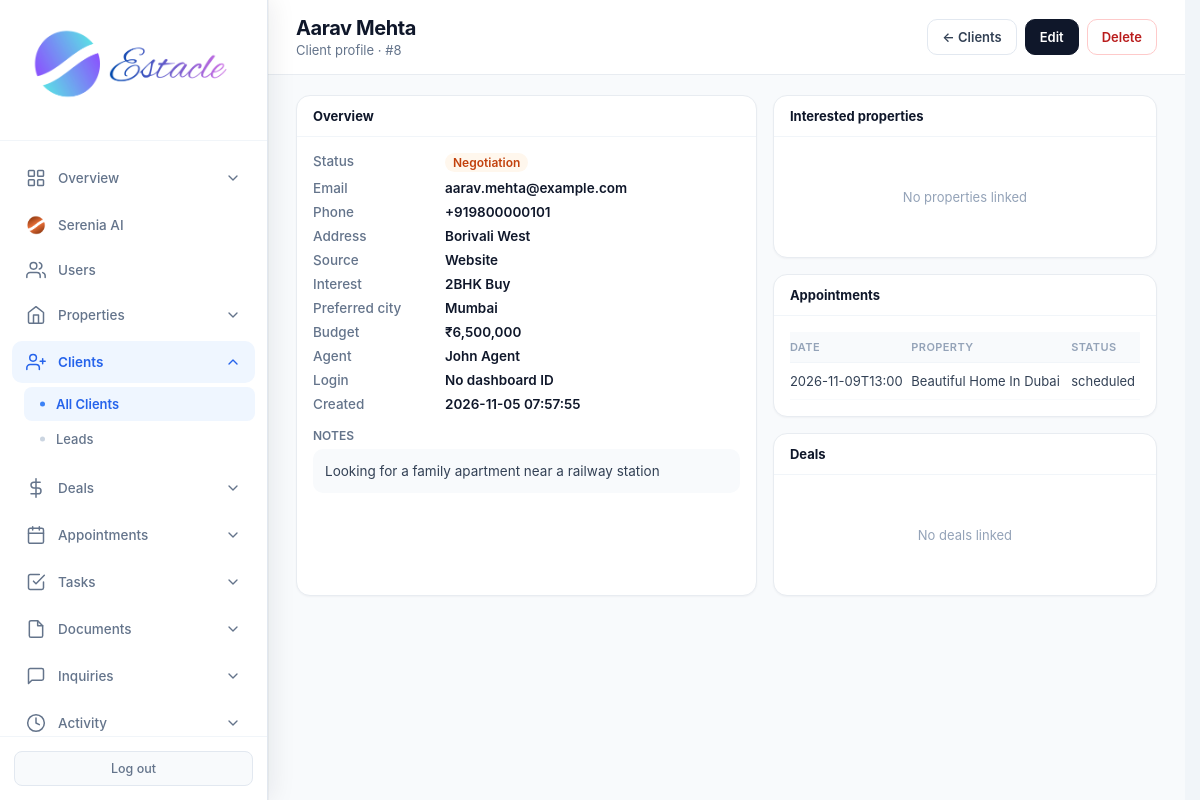
The page /admin/clients/8 (signed in) on the database its author committed.
### tables this page shows
CREATE TABLE clients (
            id INTEGER PRIMARY KEY AUTOINCREMENT,
            full_name TEXT NOT NULL,
            email TEXT,
            phone TEXT,
            status TEXT DEFAULT 'lead',
            notes TEXT,
            agent_id INTEGER,
            created_at TIMESTAMP DEFAULT CURRENT_TIMESTAMP, source TEXT, budget REAL, interest TEXT, preferred_city TEXT, address TEXT, updated_at TIMESTAMP, user_id INTEGER,
            FOREIGN KEY (agent_id) REFERENCES users (id)
        );

CREATE TABLE settings (
            key TEXT PRIMARY KEY,
            value TEXT
        );

CREATE TABLE users (
            id INTEGER PRIMARY KEY AUTOINCREMENT,
            email TEXT UNIQUE NOT NULL,
            password TEXT NOT NULL,
            full_name TEXT NOT NULL,
            role TEXT NOT NULL CHECK(role IN ('admin', 'agent', 'customer')),
            phone TEXT,
            created_at TIMESTAMP DEFAULT CURRENT_TIMESTAMP,
            is_active INTEGER DEFAULT 1
        , avatar TEXT, last_seen TIMESTAMP, job_title TEXT, department TEXT, employee_id TEXT, license_no TEXT, commission_rate REAL, alt_phone TEXT, address TEXT, city TEXT, state TEXT, country TEXT, postal_code TEXT, notes TEXT, hire_date TEXT, timezone TEXT);

CREATE TABLE appointments (
            id INTEGER PRIMARY KEY AUTOINCREMENT,
            client_id INTEGER,
            property_id INTEGER,
            agent_id INTEGER,
            appointment_date TIMESTAMP,
            status TEXT DEFAULT 'scheduled',
            notes TEXT,
            created_at TIMESTAMP DEFAULT CURRENT_TIMESTAMP, minutes_of_meeting TEXT,
            FOREIGN KEY (client_id) REFERENCES clients (id),
            FOREIGN KEY (property_id) REFERENCES properties (id),
            FOREIGN KEY (agent_id) REFERENCES users (id)
        );

CREATE TABLE properties (
            id INTEGER PRIMARY KEY AUTOINCREMENT,
            title TEXT NOT NULL,
            description TEXT,
            price REAL NOT NULL,
            property_type TEXT NOT NULL,
            status TEXT DEFAULT 'available',
            address TEXT,
            city TEXT,
            state TEXT,
            zip_code TEXT,
            bedrooms INTEGER,
            bathrooms REAL,
            area_sqft REAL,
            agent_id INTEGER,
            created_at TIMESTAMP DEFAULT CURRENT_TIMESTAMP, category TEXT DEFAULT "sale", listing_type TEXT DEFAULT "sale", floor TEXT, carpet_area REAL, furnishing TEXT, parking TEXT, amenities TEXT, seller_name TEXT, seller_phone TEXT, monthly_rent REAL, security_deposit REAL, maintenance REAL, per_sqft REAL, latitude TEXT, longitude TEXT, photos TEXT, year_built TEXT, facing TEXT, videos TEXT,
            FOREIGN KEY (agent_id) REFERENCES users (id)
        );

### routes/admin/clients.py (the view)
@admin.route('/admin/clients/<int:client_id>')
@login_required
@role_required('admin')
def admin_client_detail(client_id):
    db = get_db()
    migrate_db()
    client = db.execute(
        "SELECT c.*, u.full_name as agent_name, "
        "cu.email as login_email, cu.is_active as user_active, cu.id as linked_user_id "
        "FROM clients c "
        "LEFT JOIN users u ON c.agent_id = u.id "
        "LEFT JOIN users cu ON c.user_id = cu.id "
        "WHERE c.id = ?",
        (client_id,),
    ).fetchone()
    if not client:
        flash('Client not found.', 'danger')
        return redirect(url_for('admin.admin_clients'))
    appointments = db.execute(
        """SELECT a.*, p.title as property_title
           FROM appointments a
           LEFT JOIN properties p ON a.property_id = p.id
           WHERE a.client_id = ?
           ORDER BY a.appointment_date DESC LIMIT 20""",
        (client_id,),
    ).fetchall()
    deals = db.execute(
        "SELECT * FROM deals WHERE client_id = ? ORDER BY created_at DESC LIMIT 20",
        (client_id,),
    ).fetchall()
    interested = db.execute(
        """SELECT p.id, p.title, p.city, p.price, p.status, p.listing_type
           FROM client_properties cp
           JOIN properties p ON p.id = cp.property_id
           WHERE cp.client_id = ?
           ORDER BY p.title""",
        (client_id,),
    ).fetchall()
    currency = get_setting('currency', 'INR')
    return render_template(
        'admin_client_detail.html',
        client=client,
        appointments=appointments,
        deals=deals,
        interested=interested,
        currency=currency,
        format_money=format_money,
    )

### core/db.py (called while the page is built)
def get_db():
    if 'db' not in g:
        g.db = sqlite3.connect(current_app.config['DATABASE'])
        g.db.row_factory = sqlite3.Row
    return g.db

### core/helpers.py (called while the page is built)
def login_required(f):
    @wraps(f)
    def decorated_function(*args, **kwargs):
        if 'user_id' not in session:
            flash('Please log in to access this page.', 'warning')
            return redirect(url_for('auth.login'))
        return f(*args, **kwargs)
    return decorated_function

def role_required(*roles):
    def decorator(f):
        @wraps(f)
        def decorated_function(*args, **kwargs):
            if 'user_id' not in session:
                flash('Please log in to access this page.', 'warning')
                return redirect(url_for('auth.login'))
            if session.get('role') not in roles:
                flash('You do not have permission to access this page.', 'danger')
                return redirect(url_for('auth.role_redirect'))
            return f(*args, **kwargs)
        return decorated_function
    return decorator

def get_setting(key, default=''):
    db = get_db()
    row = db.execute('SELECT value FROM settings WHERE key = ?', (key,)).fetchone()
    return row['value'] if row else default

def format_money(amount, currency=None):
    if amount is None:
        return '—'
    currency = currency or get_setting('currency', 'INR')
    symbols = {'USD': '$', 'INR': '₹', 'AED': 'AED '}
    sym = symbols.get(currency, currency + ' ')
    try:
        return f"{sym}{float(amount):,.0f}"
    except (TypeError, ValueError):
        return str(amount)

### templates/admin_client_detail.html (shortened to what this page needs)
<!DOCTYPE html>
<html lang="en">
<head>
<link rel="stylesheet" href="{{ url_for('static', filename='css/admin.css') }}">
</head>
<body>
<div class="app-layout">
{% set active = 'clients' %}
{% include 'partials/admin_sidebar.html' %}
<main class="main-content">
<header class="top-bar dash-top">
  <div>
    <h1 class="page-title">{{ client.full_name }}</h1>
    <p class="page-subtitle">Client profile · #{{ client.id }}</p>
  </div>
  <div class="top-actions">
    <a href="{{ url_for('admin.admin_clients') }}" class="btn-pill">← Clients</a>
    <a href="{{ url_for('admin.admin_edit_client', client_id=client.id) }}" class="btn-pill primary">Edit</a>
    <form method="POST" action="{{ url_for('admin.admin_delete_client', client_id=client.id) }}" style="margin:0" onsubmit="return confirm('Delete this client?');">
      <button type="submit" class="btn-pill danger">Delete</button>
    </form>
  </div>
</header>
<div class="wrap">
  <div class="grid">
    <div class="card">
      <div class="card-hd">Overview</div>
      <div class="card-bd">
        <dl class="dl">
          <dt>Status</dt><dd><span class="badge {{ client.status }}">{{ client.status }}</span></dd>
          <dt>Email</dt><dd>{{ client.email or '—' }}</dd>
          <dt>Phone</dt><dd>{{ client.phone or '—' }}</dd>
          <dt>Address</dt><dd>{{ client.address or '—' }}</dd>
          <dt>Source</dt><dd>{{ client.source or '—' }}</dd>
          <dt>Interest</dt><dd>{{ client.interest or '—' }}</dd>
          <dt>Preferred city</dt><dd>{{ client.preferred_city or '—' }}</dd>
          <dt>Budget</dt><dd>{% if client.budget %}{{ format_money(client.budget, currency) }}{% else %}—{% endif %}</dd>
          <dt>Agent</dt><dd>{{ client.agent_name or 'Unassigned' }}</dd>
          <dt>Login</dt><dd>{% if client.user_id %}<span class="badge closed">ID active</span> {{ client.login_email or '' }}{% else %}No dashboard ID{% endif %}</dd>
          <dt>Created</dt><dd>{% if client.created_at %}{{ client.created_at|string|truncate(16, True, '') }}{% else %}—{% endif %}</dd>
        </dl>
        {% if client.notes %}
        <p style="margin:16px 0 6px;font-size:12px;font-weight:600;color:#64748b">NOTES</p>
        <div class="notes">{{ client.notes }}</div>
        {% endif %}
      </div>
    </div>
    <div>
      <div class="card" style="margin-bottom:16px">
        <div class="card-hd">Interested properties</div>
        <div class="card-bd">
          {% if interested %}
          <table class="mini-table">
            <thead><tr><th>Title</th><th>City</th><th>Price</th><th>Status</th></tr></thead>
            <tbody>
            {% for p in interested %}
            <tr>
              <td><a href="{{ url_for('admin.admin_property_detail', prop_id=p.id) }}">{{ p.title }}</a></td>
              <td>{{ p.city or '—' }}</td>
              <td>{% if p.price %}{{ format_money(p.price, currency) }}{% else %}—{% endif %}</td>
              <td>{{ p.status or '—' }}</td>
            </tr>
            {% endfor %}
            </tbody>
          </table>
          {% else %}
          <p class="empty">No properties linked</p>
          {% endif %}
        </div>
      </div>
      <div class="card" style="margin-bottom:16px">
        <div class="card-hd">Appointments</div>
        <div class="card-bd">
          {% if appointments %}
          <table class="mini-table">
            <thead><tr><th>Date</th><th>Property</th><th>Status</th></tr></thead>
            <tbody>
            {% for a in appointments %}
            <tr>
              <td>{{ a.appointment_date[:16] if a.appointment_date else '—' }}</td>
              <td>{{ a.property_title or '—' }}</td>
              <td>{{ a.status or '—' }}</td>
            </tr>
            {% endfor %}
            </tbody>
          </table>
          {% else %}
          <p class="empty">No appointments linked</p>
          {% endif %}
        </div>
      </div>
      <div class="card">
        <div class="card-hd">Deals</div>
        <div class="card-bd">
          {% if deals %}
          <table class="mini-table">
            <thead><tr><th>Title</th><th>Stage</th><th>Value</th></tr></thead>
            <tbody>
            {% for d in deals %}
            <tr>
              <td>{{ d.title }}</td>
              <td>{{ d.stage }}</td>
              <td>{{ format_money(d.value, currency) if d.value else '—' }}</td>
            </tr>
            {% endfor %}
            </tbody>
          </table>
          {% else %}
          <p class="empty">No deals linked</p>
          {% endif %}
        </div>
      </div>
    </div>
  </div>
</div>
</main>
</div>
</body>
</html>

### static/css/admin.css (style rules this page uses)
* { margin: 0; padding: 0; box-sizing: border-box; }
body { font-family: -apple-system, BlinkMacSystemFont, 'Segoe UI', Roboto, 'Helvetica Neue', Arial, sans-serif; background: #f1f5f9; color: #0f172a; min-height: 100vh; }
.app-layout { display: flex; min-height: 100vh; }
.main-content { flex: 1; margin-left: 268px; min-height: 100vh; }
.top-bar { background: white; padding: 18px 32px; border-bottom: 1px solid #e2e8f0; display: flex; justify-content: space-between; align-items: center; }
.page-title { font-family: 'Inter', sans-serif; font-size: 22px; font-weight: 700; letter-spacing: -0.4px; color: #0f172a; }
.page-subtitle { font-size: 13px; color: #64748b; margin-top: 2px; font-weight: 400; }
table { width: 100%; border-collapse: collapse; font-size: 13.5px; }
th { text-align: left; padding: 11px 16px; background: #f8fafc; color: #64748b; font-weight: 600; font-size: 11.5px; text-transform: uppercase; letter-spacing: 0.4px; }
td { padding: 12px 16px; border-top: 1px solid #f1f5f9; color: #334155; }
.empty { text-align: center; color: #94a3b8; padding: 36px !important; }
.badge { display: inline-block; padding: 3px 10px; border-radius: 20px; font-size: 11.5px; font-weight: 600; text-transform: capitalize; }
html { scrollbar-gutter: stable; }
.app-layout > :not(.sidebar):not(script):not(style) { animation: estacle-page-in 200ms cubic-bezier(0.22, 0.61, 0.36, 1) backwards; }

### templates/admin_client_detail.html (style rules this page uses)
.main-content { background: #f8fafc; min-height: 100vh; padding-bottom: 40px; }
.top-bar.dash-top { display: flex; align-items: center; justify-content: space-between; padding: 16px 28px !important; background: #fff; border-bottom: 1px solid #e8ecf1; box-shadow: none; gap: 12px; flex-wrap: wrap; }
.dash-top .page-title { font-size: 20px; font-weight: 700; color: #0f172a; margin: 0 0 2px; }
.dash-top .page-subtitle { font-size: 13px; color: #64748b; margin: 0; }
.top-actions { display: flex; gap: 8px; flex-wrap: wrap; }
.btn-pill { display: inline-flex; align-items: center; height: 36px; padding: 0 14px; border-radius: 10px; font-size: 13px; font-weight: 600; text-decoration: none; border: 1px solid #e2e8f0; background: #fff; color: #334155; font-family: inherit; cursor: pointer; }
.btn-pill.primary { background: #0f172a; color: #fff; border-color: #0f172a; }
.btn-pill.danger { color: #b91c1c; border-color: #fecaca; }
.wrap { padding: 20px 28px; max-width: 1100px; }
.grid { display: grid; grid-template-columns: 1.2fr 1fr; gap: 16px; }
.card { background: #fff; border: 1px solid #e8ecf1; border-radius: 14px; box-shadow: 0 1px 2px rgba(15,23,42,0.04); overflow: hidden; }
.card-hd { padding: 12px 16px; border-bottom: 1px solid #f1f5f9; font-size: 13px; font-weight: 700; color: #0f172a; }
.card-bd { padding: 16px; }
.dl { display: grid; grid-template-columns: 120px 1fr; gap: 8px 12px; font-size: 13.5px; }
.dl dt { color: #64748b; font-weight: 500; }
.dl dd { margin: 0; color: #0f172a; font-weight: 600; }
.badge { display: inline-block; font-size: 12px; font-weight: 600; text-transform: capitalize; padding: 2px 8px; border-radius: 999px; background: #f1f5f9; color: #475569; }
.badge.negotiation { background: #fff7ed; color: #c2410c; }
.mini-table { width: 100%; border-collapse: collapse; font-size: 13px; }
.mini-table th { text-align: left; font-size: 11px; font-weight: 600; color: #94a3b8; text-transform: uppercase; padding: 8px 0; border-bottom: 1px solid #f1f5f9; }
.mini-table td { padding: 10px 0; border-bottom: 1px solid #f8fafc; color: #334155; }
.empty { color: #94a3b8; font-size: 13px; padding: 12px 0; }
.notes { white-space: pre-wrap; font-size: 13.5px; color: #334155; line-height: 1.5; background: #f8fafc; border-radius: 10px; padding: 12px; }

### rows shown on the page
clients: full_name "Aarav Mehta", id "8", status "Negotiation", email "aarav.mehta@example.com", phone "+919800000101", address "Borivali West", source "Website", interest "2BHK Buy", preferred_city "Mumbai", budget.value "₹6,500,000", created_at "2026-11-05 07:57:55", notes "Looking for a family apartment near a railway station"
users: full_name "John Agent"
appointments: appointment_date "2026-11-09T13:00", title "Beautiful Home In Dubai", status "scheduled"
